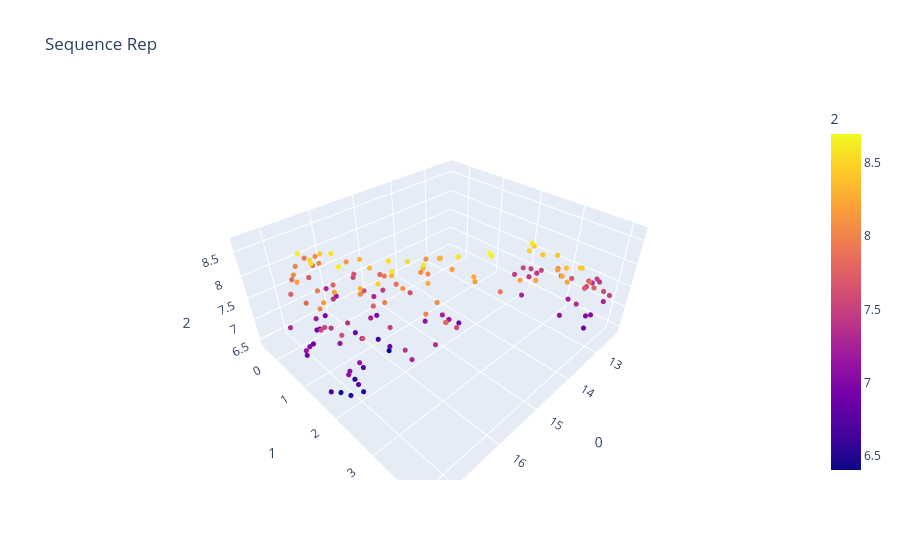
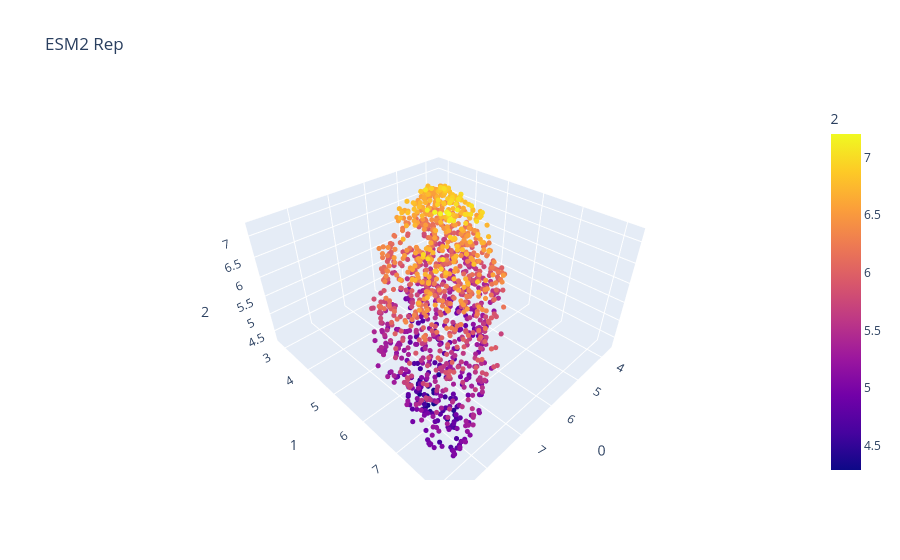

Notebook code for these charts, in order:
### Markdown cell above
### ESM-2 Vectors
- To plot on UMAP we must reduce the embeddings to shape: (n-variants, feature_vector)
- The simplest way to achieve this is summing across either the residues, or the 1280-d embeddings for those residues
- Resulting in either a dense sequence representation, or a dense feature representation

### Code cell
# demonstrate embeddings
from umap import UMAP

example = embeddings['beta'][42]
print(example.shape)

umap = UMAP(n_components=3)
sequence_umap = umap.fit_transform(example)
esm_umap = umap.fit_transform(example.T)

sequence_rep = px.scatter_3d(sequence_umap, x=0,y=1,z=2, color=2, title="Sequence Rep")
sequence_rep.update_traces(marker_size=3)
esm_rep = px.scatter_3d(esm_umap, x=0,y=1,z=2, color=2, title="ESM2 Rep")
esm_rep.update_traces(marker_size=3)

sequence_rep.show()
esm_rep.show()

### Figure 1 — Plotly figure (JSON) as saved in the notebook; plotly's stock layout.template omitted (floating-point values rounded to 4 significant figures; data arrays with more than 128 entries replaced by an {"elided": "..."} marker saying what was removed)
{"data": [{"hovertemplate": "0=%{x}<br>1=%{y}<br>2=%{marker.color}<extra></extra>", "legendgroup": "", "marker": {"color": {"elided": "148 float values"}, "coloraxis": "coloraxis", "size": 3, "symbol": "circle"}, "mode": "markers", "name": "", "scene": "scene", "showlegend": false, "type": "scatter3d", "x": {"elided": "148 float values"}, "y": {"elided": "148 float values"}, "z": {"elided": "148 float values"}}], "layout": {"coloraxis": {"colorbar": {"title": {"text": "2"}}, "colorscale": [[0, "#0d0887"], [0.1111, "#46039f"], [0.2222, "#7201a8"], [0.3333, "#9c179e"], [0.4444, "#bd3786"], [0.5556, "#d8576b"], [0.6667, "#ed7953"], [0.7778, "#fb9f3a"], [0.8889, "#fdca26"], [1, "#f0f921"]]}, "legend": {"tracegroupgap": 0}, "scene": {"domain": {"x": [0, 1], "y": [0, 1]}, "xaxis": {"title": {"text": "0"}}, "yaxis": {"title": {"text": "1"}}, "zaxis": {"title": {"text": "2"}}}, "title": {"text": "Sequence Rep"}}}

### Figure 2 — Plotly figure (JSON) as saved in the notebook; plotly's stock layout.template omitted (floating-point values rounded to 4 significant figures; data arrays with more than 128 entries replaced by an {"elided": "..."} marker saying what was removed)
{"data": [{"hovertemplate": "0=%{x}<br>1=%{y}<br>2=%{marker.color}<extra></extra>", "legendgroup": "", "marker": {"color": {"elided": "1280 float values"}, "coloraxis": "coloraxis", "size": 3, "symbol": "circle"}, "mode": "markers", "name": "", "scene": "scene", "showlegend": false, "type": "scatter3d", "x": {"elided": "1280 float values"}, "y": {"elided": "1280 float values"}, "z": {"elided": "1280 float values"}}], "layout": {"coloraxis": {"colorbar": {"title": {"text": "2"}}, "colorscale": [[0, "#0d0887"], [0.1111, "#46039f"], [0.2222, "#7201a8"], [0.3333, "#9c179e"], [0.4444, "#bd3786"], [0.5556, "#d8576b"], [0.6667, "#ed7953"], [0.7778, "#fb9f3a"], [0.8889, "#fdca26"], [1, "#f0f921"]]}, "legend": {"tracegroupgap": 0}, "scene": {"domain": {"x": [0, 1], "y": [0, 1]}, "xaxis": {"title": {"text": "0"}}, "yaxis": {"title": {"text": "1"}}, "zaxis": {"title": {"text": "2"}}}, "title": {"text": "ESM2 Rep"}}}
